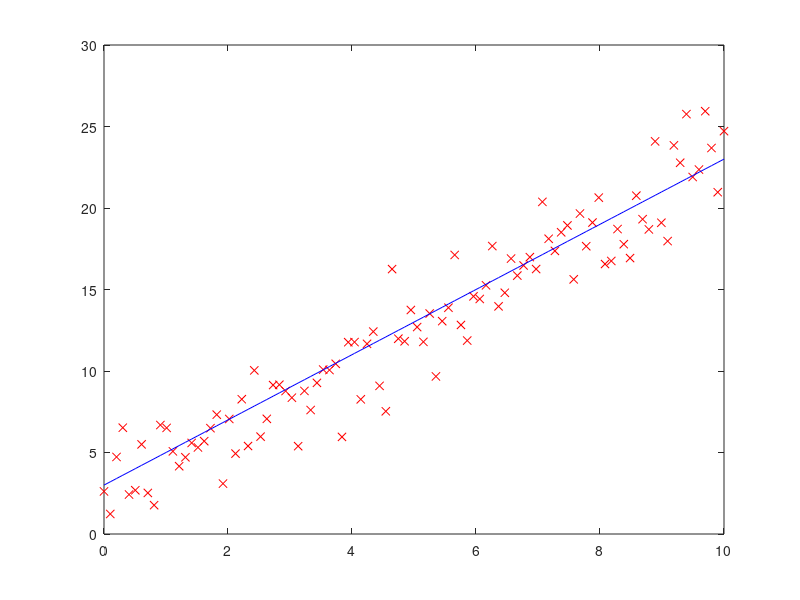

Write the MATLAB code that produced this figure. (Note: this script raises an error after producing the figure.)
%%%%%%%%%%%%%%%%%%%%%%%%%%%%%%%%%%%%%%%%
%       Driver Linear Regression       %
%%%%%%%%%%%%%%%%%%%%%%%%%%%%%%%%%%%%%%%%

%% Linear Regression  %%
m = 2;
b = 3;
x = linspace(0,10,100)'; %Creates 100 numbers between 0 and 10(rows T columns)
y = m * x + b + 2*randn(100,1); %Distorts actual y solution
figure(1); clf; %Make central figure
plot(x,y,'rx'); %Plots distorted y against x 
hold on;
plot(x,m*x+b,'b-'); %Plots actual y against x

N = length(x);
f = @(p) norm(y - p(1) * x - p(2)) ^ 2 / N; %Loss function for linear refgression

f_grad = @(p) [-2 * sum(x .* (y - p(1) * x - p(2))) / N; ...
               -2 * sum(y - p(1) * x - p(2)) / N]; %Derivative of loss function
           
fdcheck(f, f_grad, [0;0]); %fdcheck derivative

output = steepest_descent(f, f_grad, [0;0], 10); %Search for m and b that
                                                  %minimize loss function

p = output(:,end); %Get m and b that minimize loss function

figure(1); %plot on same figure 1
plot(x,p(1)*x+p(2),'g-'); % Plot returned m and b that minimize loss function